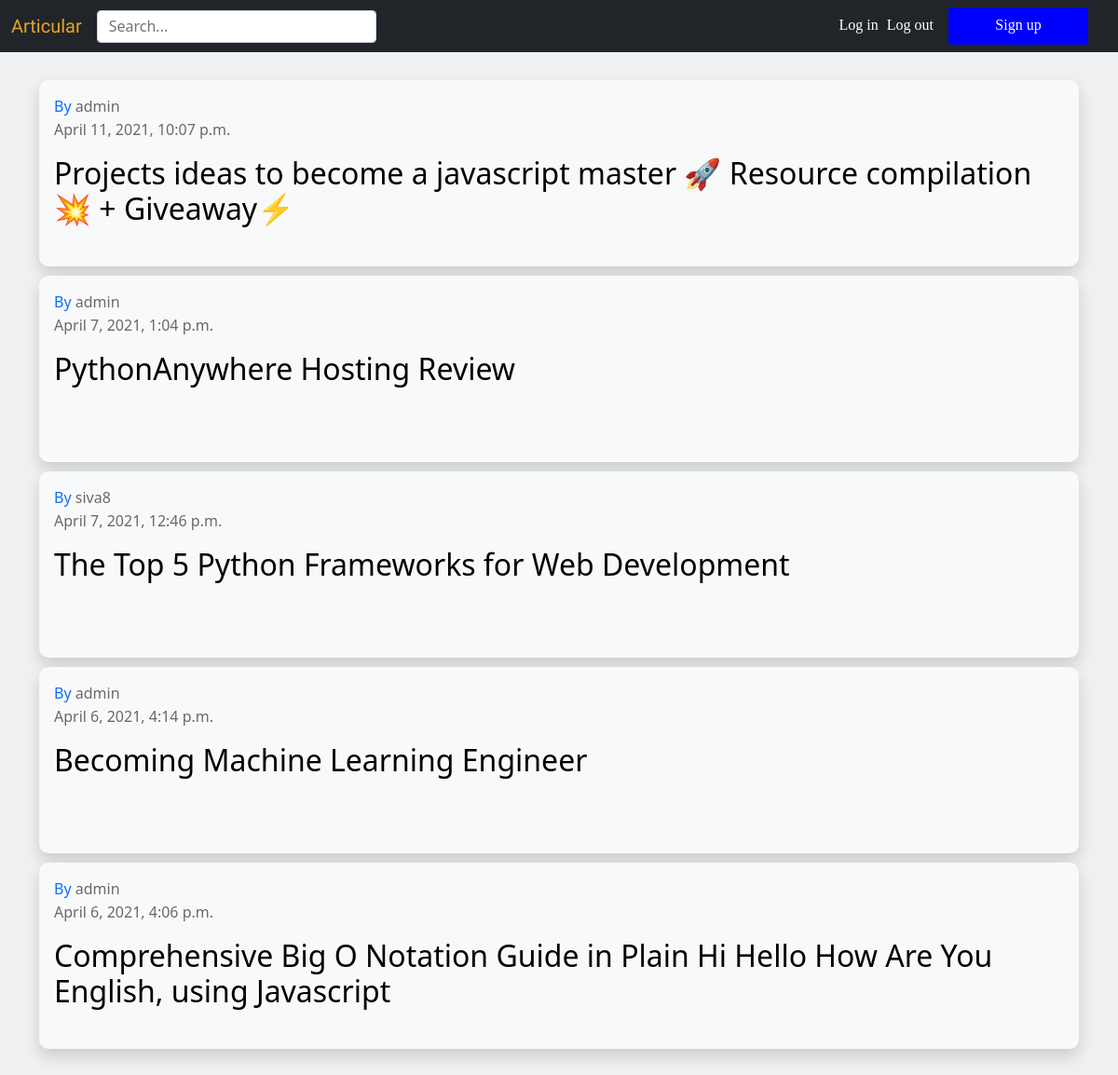
The page / on the database its author committed.
### apps/main/models.py (models this page shows, shortened)
class Post(models.Model):
    user = models.ForeignKey(User,related_name='user',on_delete=models.CASCADE)
    title = models.CharField(max_length=255,blank=True,null=True)
    tags = TaggableManager()
    content = models.TextField(blank=True,null=True)
    created_at = models.DateTimeField(auto_now_add=True)
    class Meta:
    	ordering = ('-created_at',)

### apps/main/views.py (the view)
# urls.py: path('',views.frontpage,name='frontpage'),
def frontpage(request):
    posts = Post.objects.all()
    context = {
        'posts':posts
    }
    return render(request,'frontpage.html',context)

### apps/main/templates/frontpage.html
{% extends 'base.html' %}
{% load static %}
{% block content %}
<div class="container" id="box" style="margin-top: 30px;margin-bottom: 30px;">
{% for post in posts %}
<a href="{% url 'blog_detail' pk=post.id %}" style="text-decoration: none;">
<div class="bg-light shadow text-wrap p-3" id="Post_box">
    <p style="font-weight: 500;margin-bottom: 1px;">
    By <span style="color:dimgray;" id="user">{{post.user}}</span></p>
    <p style="margin-top: 0px;color: dimgrey;">{{post.created_at}}</p>
    <h2 style="color: black;">{{post.title}}</h2>
</div>
</a>
{% endfor %}
</div>
{% endblock %}

### static/css/base.css (style rules this page uses)
#Post_box { margin-top: 10px; height: 200px; overflow: hidden; border-radius: 10px; border: 1px black; }

### rows shown on the page
Post: user "admin", created_at "April 11, 2021, 10:07 p.m.", title "Projects ideas to become a javascript master 🚀 Resource compilation 💥 + Giveaway⚡"
Post: user "admin", created_at "April 7, 2021, 1:04 p.m.", title "PythonAnywhere Hosting Review"
Post: user "siva8", created_at "April 7, 2021, 12:46 p.m.", title "The Top 5 Python Frameworks for Web Development"
Post: user "admin", created_at "April 6, 2021, 4:14 p.m.", title "Becoming Machine Learning Engineer"
Post: user "admin", created_at "April 6, 2021, 4:06 p.m.", title "Comprehensive Big O Notation Guide in Plain Hi Hello How Are You English, using Javascript"
